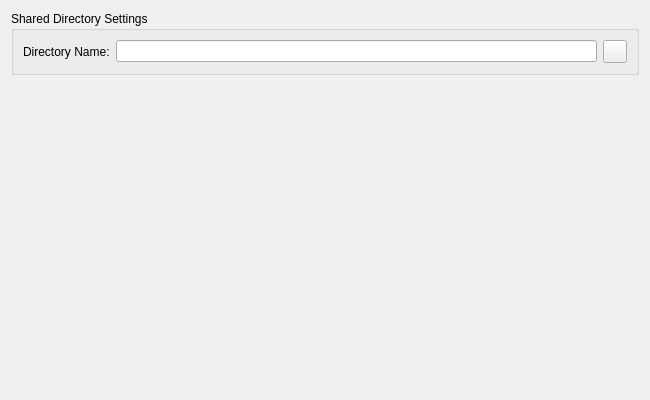
<?xml version="1.0" encoding="UTF-8"?>
<ui version="4.0">
 <class>SyncDirectorySettingsPage</class>
 <widget class="QWizardPage" name="SyncDirectorySettingsPage">
  <property name="geometry">
   <rect>
    <x>0</x>
    <y>0</y>
    <width>650</width>
    <height>400</height>
   </rect>
  </property>
  <property name="windowTitle">
   <string/>
  </property>
  <property name="title">
   <string>Synchronize to a shared directory</string>
  </property>
  <property name="subTitle">
   <string>Please enter the data for synchronization via a shared directory. All fields must be filled.</string>
  </property>
  <layout class="QVBoxLayout" name="verticalLayout">
   <item>
    <widget class="QGroupBox" name="groupBox">
     <property name="title">
      <string>Shared Directory Settings</string>
     </property>
     <layout class="QHBoxLayout" name="horizontalLayout">
      <item>
       <widget class="QLabel" name="label">
        <property name="text">
         <string>Directory Name:</string>
        </property>
       </widget>
      </item>
      <item>
       <widget class="QLineEdit" name="directoryEdit">
        <property name="toolTip">
         <string>Enter the full path of the shared directory</string>
        </property>
       </widget>
      </item>
      <item>
       <widget class="QToolButton" name="directoryButton">
        <property name="toolTip">
         <string>Select the shared directory via a directory selection dialog</string>
        </property>
       </widget>
      </item>
     </layout>
    </widget>
   </item>
   <item>
    <spacer name="verticalSpacer">
     <property name="orientation">
      <enum>Qt::Vertical</enum>
     </property>
     <property name="sizeHint" stdset="0">
      <size>
       <width>20</width>
       <height>317</height>
      </size>
     </property>
    </spacer>
   </item>
  </layout>
 </widget>
 <resources/>
 <connections/>
</ui>
